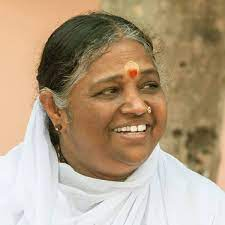
%> input picture Codes/sample.jpeg, 225 x 225 px
$ octave edgeDetection.m   (GNU Octave 9; MATLAB toolbox functions it lacks are replaced by stand-ins)
%> lines starting %> are read from the running program, lines starting %| are printed output that depends on the picture
% Load the image
image = imread('sample.jpeg');
%> image is the input picture: size 225x225x3 uint8; mean R, G, B 178.9, 157.5, 131.3

% Convert the image to grayscale
grayImage = rgb2gray(image);
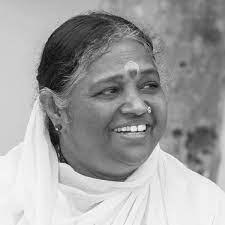
%> grayImage: size 225x225 uint8; min 1, max 255, mean 160.9

% Perform SVD on the grayscale image
[U, S, V] = svd(double(grayImage));

% Set the number of singular values to keep (adjust this as needed)
numSingularValues = 200;

% Reconstruct the image using the selected singular values
reconstructedImage = U(:, 1:numSingularValues) * S(1:numSingularValues, 1:numSingularValues) * V(:, 1:numSingularValues)';

% Apply edge detection on the reconstructed image
edges = edge(reconstructedImage, 'log');

% Display the original image and the detected edges
figure;
subplot(1, 2, 1);
imshow(grayImage);
title('Original Image');
subplot(1, 2, 2);
imshow(edges);
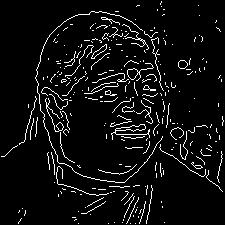
%> displayed picture: size 225x225 logical; 6% white in thin lines or dots
title('Detected Edges');
